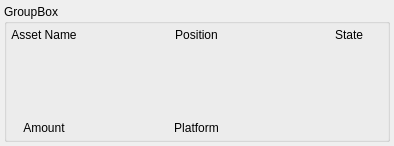
<?xml version="1.0" encoding="UTF-8"?>
<ui version="4.0">
 <class>CustomOrderListItem</class>
 <widget class="QWidget" name="CustomOrderListItem">
  <property name="geometry">
   <rect>
    <x>0</x>
    <y>0</y>
    <width>394</width>
    <height>146</height>
   </rect>
  </property>
  <property name="styleSheet">
   <string notr="true"/>
  </property>
  <layout class="QHBoxLayout" name="horizontalLayout">
   <property name="spacing">
    <number>4</number>
   </property>
   <property name="leftMargin">
    <number>4</number>
   </property>
   <property name="topMargin">
    <number>4</number>
   </property>
   <property name="rightMargin">
    <number>4</number>
   </property>
   <property name="bottomMargin">
    <number>4</number>
   </property>
   <item>
    <widget class="QGroupBox" name="groupBox">
     <property name="title">
      <string>GroupBox</string>
     </property>
     <property name="flat">
      <bool>true</bool>
     </property>
     <layout class="QHBoxLayout" name="horizontalLayout_2">
      <property name="spacing">
       <number>0</number>
      </property>
      <property name="leftMargin">
       <number>4</number>
      </property>
      <property name="topMargin">
       <number>4</number>
      </property>
      <property name="rightMargin">
       <number>4</number>
      </property>
      <property name="bottomMargin">
       <number>4</number>
      </property>
      <item>
       <layout class="QHBoxLayout" name="horizontalLayout_4" stretch="0,0,0,0,0">
        <item>
         <layout class="QVBoxLayout" name="verticalLayout_2">
          <property name="spacing">
           <number>0</number>
          </property>
          <item>
           <widget class="QLabel" name="assetLabel">
            <property name="text">
             <string>Asset Name</string>
            </property>
            <property name="alignment">
             <set>Qt::AlignmentFlag::AlignCenter</set>
            </property>
           </widget>
          </item>
          <item>
           <spacer name="verticalSpacer_3">
            <property name="orientation">
             <enum>Qt::Orientation::Vertical</enum>
            </property>
            <property name="sizeHint" stdset="0">
             <size>
              <width>20</width>
              <height>40</height>
             </size>
            </property>
           </spacer>
          </item>
          <item>
           <widget class="QLabel" name="amountLabel">
            <property name="text">
             <string>Amount</string>
            </property>
            <property name="alignment">
             <set>Qt::AlignmentFlag::AlignCenter</set>
            </property>
           </widget>
          </item>
         </layout>
        </item>
        <item>
         <spacer name="horizontalSpacer">
          <property name="orientation">
           <enum>Qt::Orientation::Horizontal</enum>
          </property>
          <property name="sizeHint" stdset="0">
           <size>
            <width>40</width>
            <height>20</height>
           </size>
          </property>
         </spacer>
        </item>
        <item>
         <layout class="QVBoxLayout" name="verticalLayout_3">
          <property name="spacing">
           <number>0</number>
          </property>
          <item>
           <widget class="QLabel" name="positionLabel">
            <property name="text">
             <string>Position</string>
            </property>
            <property name="alignment">
             <set>Qt::AlignmentFlag::AlignCenter</set>
            </property>
           </widget>
          </item>
          <item>
           <spacer name="verticalSpacer">
            <property name="orientation">
             <enum>Qt::Orientation::Vertical</enum>
            </property>
            <property name="sizeHint" stdset="0">
             <size>
              <width>20</width>
              <height>40</height>
             </size>
            </property>
           </spacer>
          </item>
          <item>
           <widget class="QLabel" name="platformLabel">
            <property name="text">
             <string>Platform</string>
            </property>
            <property name="alignment">
             <set>Qt::AlignmentFlag::AlignCenter</set>
            </property>
           </widget>
          </item>
         </layout>
        </item>
        <item>
         <spacer name="horizontalSpacer_2">
          <property name="orientation">
           <enum>Qt::Orientation::Horizontal</enum>
          </property>
          <property name="sizeHint" stdset="0">
           <size>
            <width>40</width>
            <height>20</height>
           </size>
          </property>
         </spacer>
        </item>
        <item>
         <layout class="QVBoxLayout" name="verticalLayout_4">
          <property name="spacing">
           <number>0</number>
          </property>
          <item>
           <widget class="QLabel" name="stateLabel">
            <property name="minimumSize">
             <size>
              <width>68</width>
              <height>0</height>
             </size>
            </property>
            <property name="text">
             <string>State</string>
            </property>
            <property name="alignment">
             <set>Qt::AlignmentFlag::AlignCenter</set>
            </property>
           </widget>
          </item>
          <item>
           <spacer name="verticalSpacer_2">
            <property name="orientation">
             <enum>Qt::Orientation::Vertical</enum>
            </property>
            <property name="sizeHint" stdset="0">
             <size>
              <width>20</width>
              <height>40</height>
             </size>
            </property>
           </spacer>
          </item>
          <item>
           <layout class="QHBoxLayout" name="horizontalLayout_8">
            <item>
             <widget class="QPushButton" name="deleteOrderButton">
              <property name="sizePolicy">
               <sizepolicy hsizetype="Fixed" vsizetype="Fixed">
                <horstretch>0</horstretch>
                <verstretch>0</verstretch>
               </sizepolicy>
              </property>
              <property name="minimumSize">
               <size>
                <width>24</width>
                <height>24</height>
               </size>
              </property>
              <property name="maximumSize">
               <size>
                <width>24</width>
                <height>24</height>
               </size>
              </property>
              <property name="toolTip">
               <string>Delete order</string>
              </property>
              <property name="layoutDirection">
               <enum>Qt::LayoutDirection::LeftToRight</enum>
              </property>
              <property name="autoFillBackground">
               <bool>false</bool>
              </property>
              <property name="styleSheet">
               <string notr="true"/>
              </property>
              <property name="text">
               <string/>
              </property>
              <property name="icon">
               <iconset resource="../resources/resources.qrc">
                <normaloff>:/resources/delete_icon.png</normaloff>:/resources/delete_icon.png</iconset>
              </property>
              <property name="iconSize">
               <size>
                <width>32</width>
                <height>32</height>
               </size>
              </property>
              <property name="flat">
               <bool>true</bool>
              </property>
             </widget>
            </item>
           </layout>
          </item>
         </layout>
        </item>
       </layout>
      </item>
     </layout>
    </widget>
   </item>
  </layout>
 </widget>
 <resources>
  <include location="../resources/resources.qrc"/>
 </resources>
 <connections/>
</ui>
